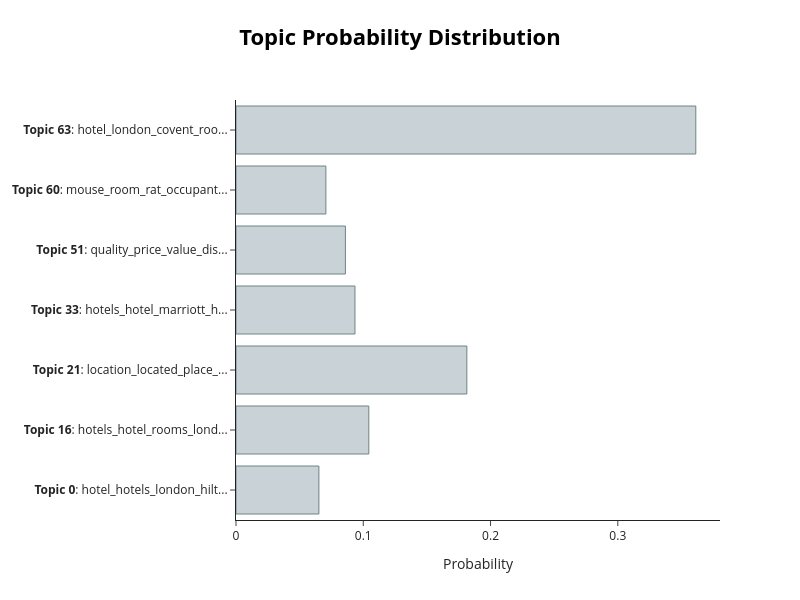

Notebook code cell kept with this figure:
### Code cell
# doc_id のドキュメントに対するトピックの分布を可視化
topic_model.visualize_distribution(topic_distr[doc_id], min_probability=0.05)

### Figure 1 — Plotly figure (JSON) as saved in the notebook; plotly's stock layout.template omitted (floating-point values rounded to 4 significant figures)
{"data": [{"marker": {"color": "#C8D2D7", "line": {"color": "#6E8484", "width": 1}}, "orientation": "h", "type": "bar", "x": [0.06514, 0.1044, 0.1814, 0.09348, 0.08597, 0.07062, 0.3613], "y": ["<b>Topic 0</b>: hotel_hotels_london_hilt...", "<b>Topic 16</b>: hotels_hotel_rooms_lond...", "<b>Topic 21</b>: location_located_place_...", "<b>Topic 33</b>: hotels_hotel_marriott_h...", "<b>Topic 51</b>: quality_price_value_dis...", "<b>Topic 60</b>: mouse_room_rat_occupant...", "<b>Topic 63</b>: hotel_london_covent_roo..."]}], "layout": {"height": 600, "hoverlabel": {"bgcolor": "white", "font": {"family": "Rockwell", "size": 16}}, "title": {"font": {"color": "Black", "size": 22}, "text": "<b>Topic Probability Distribution</b>", "x": 0.5, "xanchor": "center", "y": 0.95, "yanchor": "top"}, "width": 800, "xaxis": {"title": {"text": "Probability"}}}}
